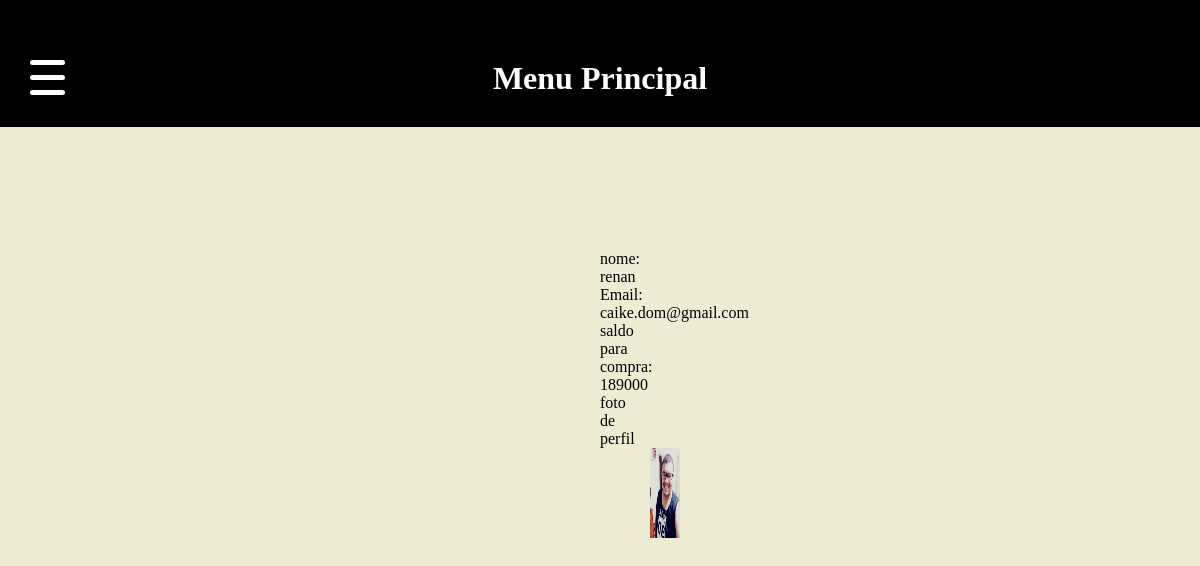
The page /TelaPrincipalCliente.php (signed in) on the database its author committed.
### tables this page shows
CREATE TABLE `pessoas` (
  `nome` text NOT NULL,
  `cpf` varchar(11) NOT NULL,
  `senha` text DEFAULT NULL,
  `email` text NOT NULL,
  `criado_em` timestamp NOT NULL DEFAULT current_timestamp(),
  `atualizado_em` timestamp NOT NULL DEFAULT current_timestamp() ON UPDATE current_timestamp(),
  `foto` text DEFAULT NULL,
  `saldo_compra` float NOT NULL,
  PRIMARY KEY (`cpf`)
);

### BancoDeDados.php (the view, shortened to what this page needs)
<?php
    class BancoDeDados{
        private function conexaoBanco(){
            try{
                $conexao = new PDO('mysql:host=localhost;port=3306;dbname=loja','root','');
                return $conexao;
            }catch(PDOException $erro){
                echo "<script>alert('não foi possivel se conectar ao banco de dados: $erro')</script>";
            }
        }
        public function telaCliente(){
            $conexao = $this->conexaoBanco();
            $cpf_pessoa = $_SESSION['cpf'];
            if(isset($cpf_pessoa)){
                $selecao_pessoa = $conexao->query("SELECT * FROM pessoas WHERE cpf='".$cpf_pessoa."'");
                $coluna_pessoa = $selecao_pessoa->fetch(PDO::FETCH_ASSOC);
                echo "<p>nome: ".$coluna_pessoa['nome']."</p>";
                echo "<p> Email: ".$coluna_pessoa['email']."</p>";
                echo "<p> saldo para compra: ".$coluna_pessoa['saldo_compra']."</p>";
                echo "<p>foto de perfil</p>";
                echo "<img src='".$coluna_pessoa['foto']."' alt='foto de perfil' class='imagem-perfil'>";
            }else{
                echo "<script>alert('Erro ao carregar as informações')</script>";
            }
        }
    }
?>

### estilo/telaPrincipalCliente.css (style rules this page uses)
* { margin: 0; padding: 0; list-style: none; }
body { background-color: #EEEBD3; }
.imagem-perfil { height: 90px; width: 30px; margin-bottom: 20px; margin-left: 50px; }

### rows shown on the page
pessoas: nome "renan", email "caike.dom@gmail.com", saldo_compra "189000", foto (picture)
